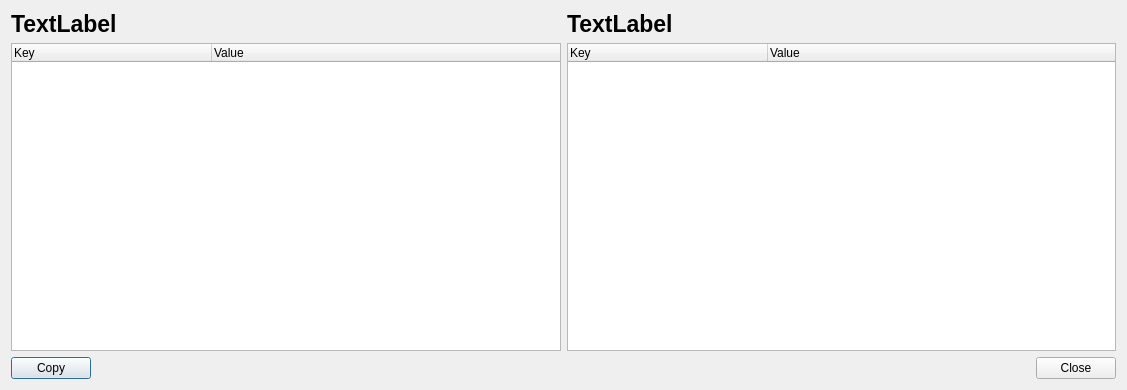
<?xml version="1.0" encoding="UTF-8"?>
<ui version="4.0">
 <class>VersionInfoDialog</class>
 <widget class="QDialog" name="VersionInfoDialog">
  <property name="windowModality">
   <enum>Qt::NonModal</enum>
  </property>
  <property name="enabled">
   <bool>true</bool>
  </property>
  <property name="geometry">
   <rect>
    <x>0</x>
    <y>0</y>
    <width>1127</width>
    <height>390</height>
   </rect>
  </property>
  <property name="sizePolicy">
   <sizepolicy hsizetype="Preferred" vsizetype="Preferred">
    <horstretch>0</horstretch>
    <verstretch>0</verstretch>
   </sizepolicy>
  </property>
  <property name="windowTitle">
   <string notr="true">Version Info</string>
  </property>
  <property name="toolTip">
   <string/>
  </property>
  <property name="statusTip">
   <string/>
  </property>
  <property name="whatsThis">
   <string/>
  </property>
  <layout class="QVBoxLayout" name="verticalLayout">
   <item>
    <layout class="QHBoxLayout" name="horizontalLayout_2">
     <item>
      <widget class="QLabel" name="leftLabel">
       <property name="font">
        <font>
         <pointsize>17</pointsize>
         <weight>75</weight>
         <bold>true</bold>
        </font>
       </property>
       <property name="text">
        <string>TextLabel</string>
       </property>
      </widget>
     </item>
     <item>
      <widget class="QLabel" name="rightLabel">
       <property name="font">
        <font>
         <pointsize>17</pointsize>
         <weight>75</weight>
         <bold>true</bold>
        </font>
       </property>
       <property name="text">
        <string>TextLabel</string>
       </property>
      </widget>
     </item>
    </layout>
   </item>
   <item>
    <layout class="QHBoxLayout" name="horizontalLayout">
     <item>
      <widget class="QTreeWidget" name="leftTreeWidget">
       <property name="frameShape">
        <enum>QFrame::StyledPanel</enum>
       </property>
       <property name="frameShadow">
        <enum>QFrame::Sunken</enum>
       </property>
       <property name="sizeAdjustPolicy">
        <enum>QAbstractScrollArea::AdjustIgnored</enum>
       </property>
       <property name="autoExpandDelay">
        <number>-1</number>
       </property>
       <property name="indentation">
        <number>20</number>
       </property>
       <attribute name="headerDefaultSectionSize">
        <number>200</number>
       </attribute>
       <column>
        <property name="text">
         <string>Key</string>
        </property>
       </column>
       <column>
        <property name="text">
         <string>Value</string>
        </property>
       </column>
      </widget>
     </item>
     <item>
      <widget class="QTreeWidget" name="rightTreeWidget">
       <property name="frameShape">
        <enum>QFrame::StyledPanel</enum>
       </property>
       <property name="frameShadow">
        <enum>QFrame::Sunken</enum>
       </property>
       <property name="sizeAdjustPolicy">
        <enum>QAbstractScrollArea::AdjustIgnored</enum>
       </property>
       <property name="autoExpandDelay">
        <number>-1</number>
       </property>
       <property name="indentation">
        <number>20</number>
       </property>
       <attribute name="headerDefaultSectionSize">
        <number>200</number>
       </attribute>
       <column>
        <property name="text">
         <string>Key</string>
        </property>
       </column>
       <column>
        <property name="text">
         <string>Value</string>
        </property>
       </column>
      </widget>
     </item>
    </layout>
   </item>
   
   <item>
      <layout class="QHBoxLayout" name="horizontalLayout_3">
         <item>
         <widget class="QPushButton" name="copyVersionInfoButton">
            <property name="icon">
            <iconset resource="../resources.qrc">
            <normaloff>:/img/icons/copy.svg</normaloff>:/img/icons/copy.svg</iconset>
            </property>
            <property name="text">
            <string>Copy</string>
            </property>
         </widget>
         </item>
         <item>
         <widget class="QDialogButtonBox" name="buttonBox">
         <property name="standardButtons">
            <set>QDialogButtonBox::Close</set>
         </property>
         </widget>
         </item>
      </layout>
   </item>
  </layout>
 </widget>
 <resources/>
 <connections/>
</ui>
